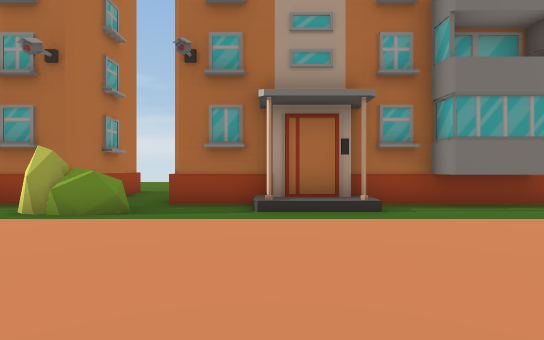
view 1 (above)

22 first-person views from a walk through a Unity game level. The camera is 1.4 m above the floor, looks level and sees 80° across. The floor is counted in squares, 2 m on a side. Each view is taken from the middle of a square. On the plan, view 1 faces up. The plan holds only what a view shows up to about 10 squares ahead; the rest is blank. The place goes on beyond the plan. The player is left out. Some animated figures are left out. Some surface patterns are stand-ins.

view 2
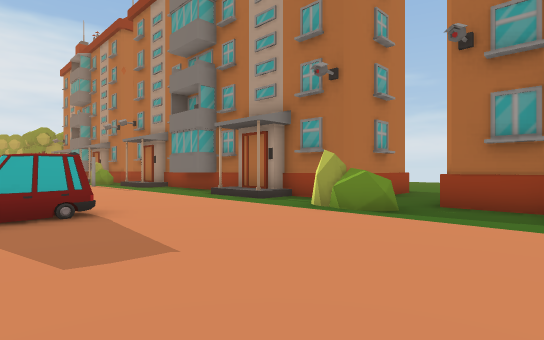

view 3
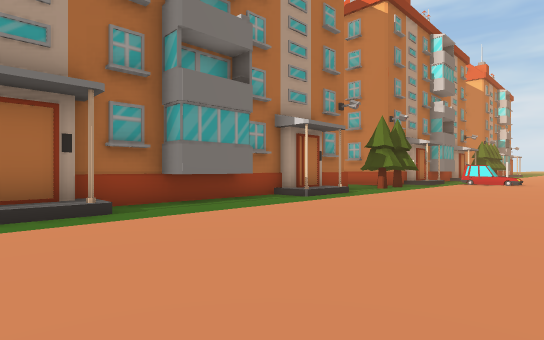

view 4
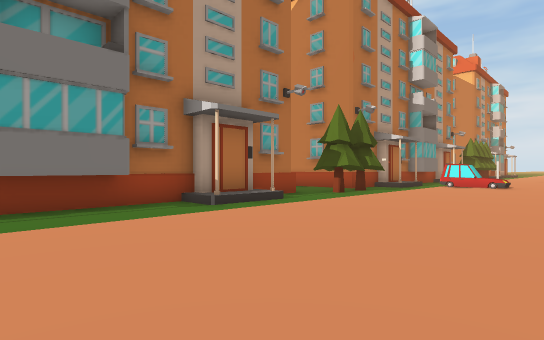

view 5
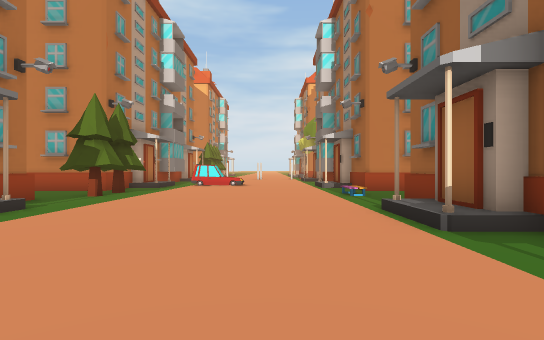

view 6
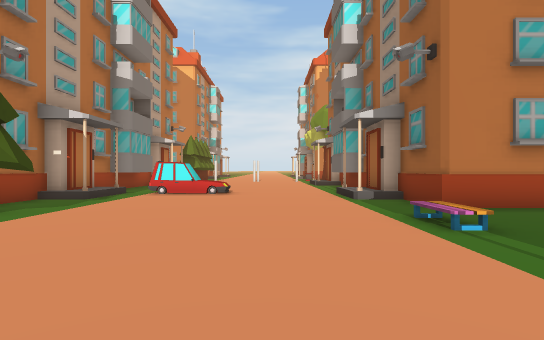

view 7
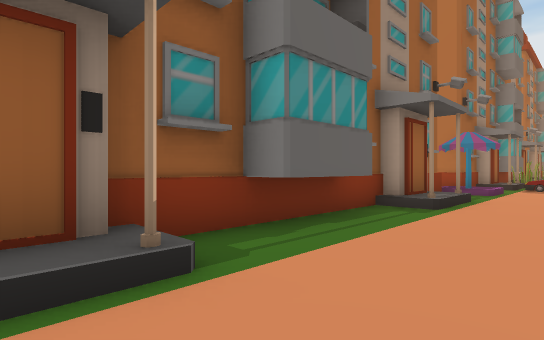

view 8
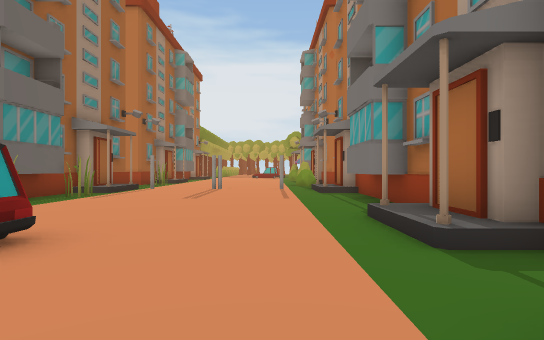

view 9
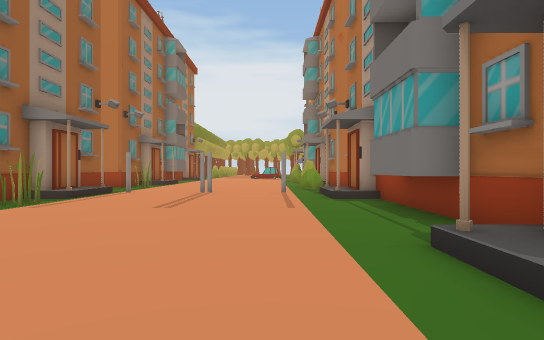

view 10
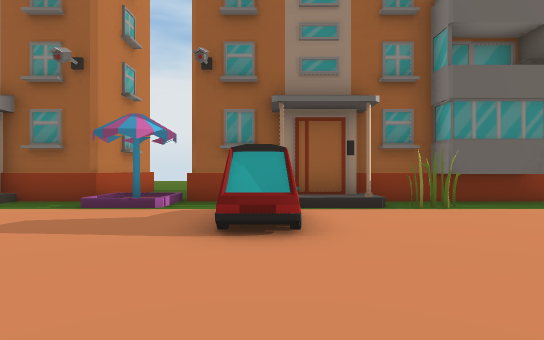

view 11
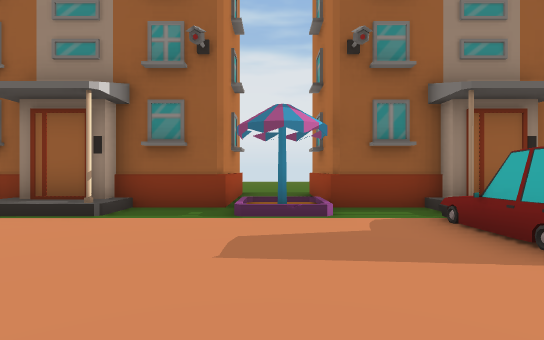

view 12
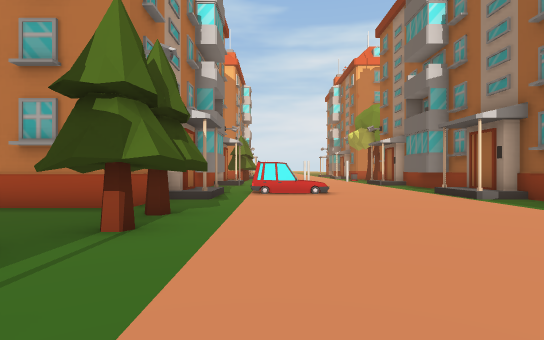

view 13
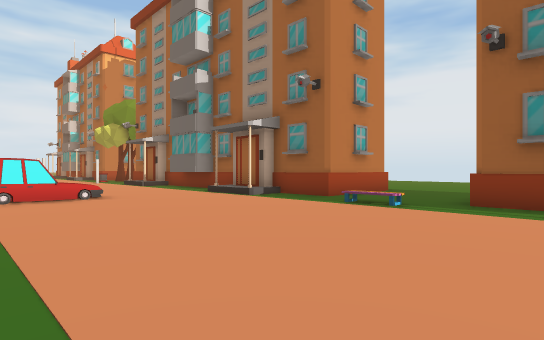

view 14
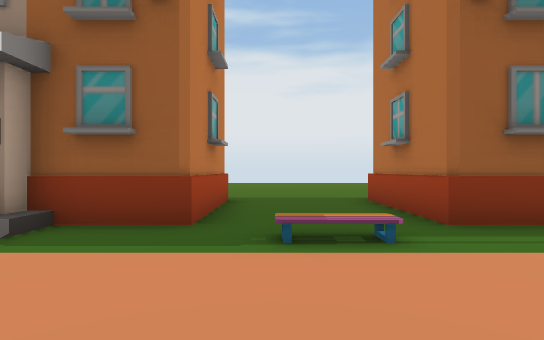

view 15
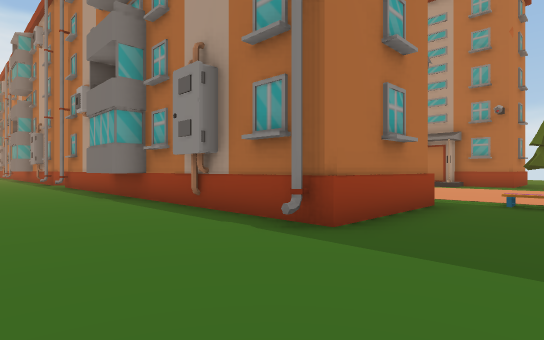

view 16
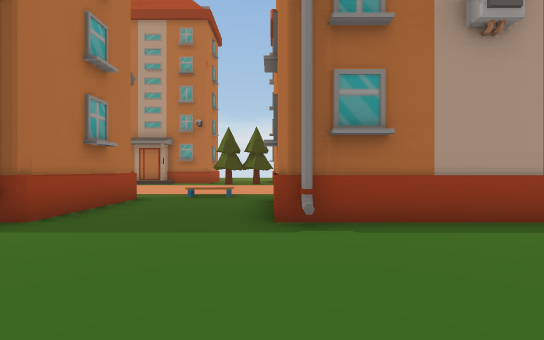

view 17
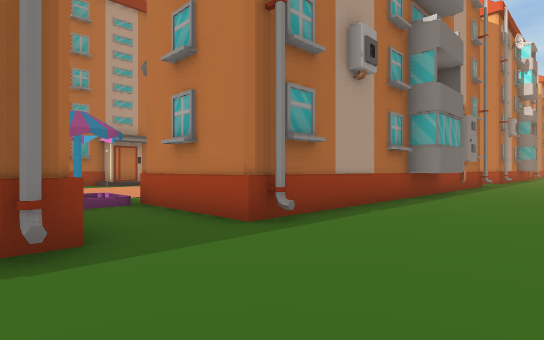

view 18
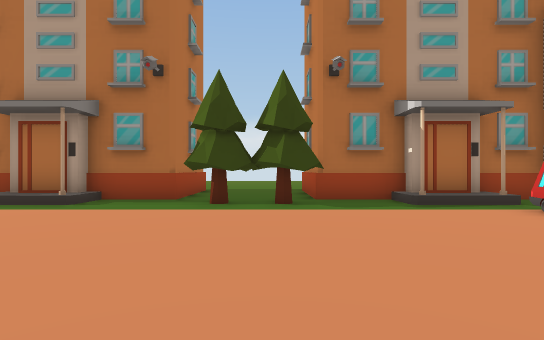

view 19
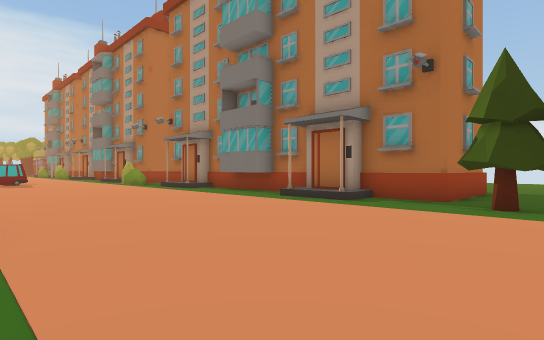

view 20
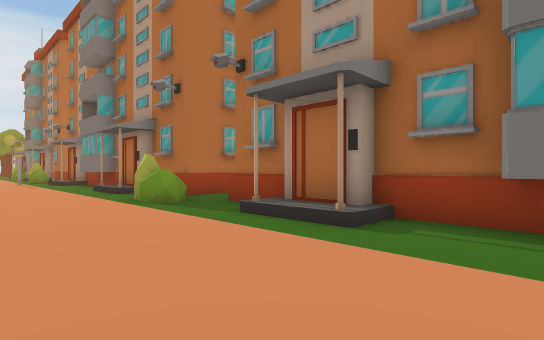

view 21
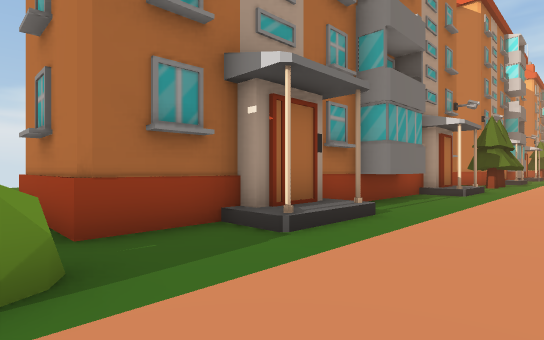

view 22
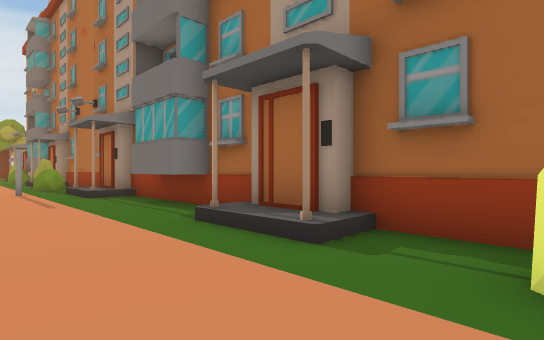

### Floor plan
Key: @ floor where view 1 was taken; # wall or solid block; . main floor; : floor 0.25 m higher than the main floor; / step, stairs or slope; ^ raised ledge; B bush; C car; T tree; Y cylinder; O other object.
Columns run from 15 left of view 1 to 18 right of it. Each row starts with its distance up from view 1.
 11                           ..
 10            #.#           #..
  9            #.#           #...#
  8            #.#           #...#
  7  #^#^^#^#^##.##^#^#^^#^#^##..#####
  6 #::.##.:::.BB..::..##.::..TTTT.::#
  5 ............B..............TT.....
  4 Y................................C
  3 .................................
  2 O.................................
  1 .........C........................
  0 O........C.....@..................
 -1 #//O..O#//.//..///....///......//#
 -2 ^#^####^#^^//####^####^#^^...##^#^
 -3            ^.#           #...#
 -4            #.#           #...#
 -5           ^^.# ###    ####...^^###
 -6           #..##...####...#....#..
 -7           .......................
 -8           ......................
 -9           ......       ........
-10                              .

Positions as (right, up) in squares from view 1, and headings:
1: (0, 0), facing up
2: (0, 0), facing up-left
3: (0, 0), facing up-right
4: (3, 0), facing up-right
5: (3, 1), facing right
6: (8, 1), facing right
7: (8, 1), facing down-left
8: (-3, 4), facing left
9: (-5, 4), facing left
10: (-6, 5), facing down
11: (-3, 4), facing down
12: (8, 4), facing right
13: (9, 5), facing down-right
14: (13, 2), facing down
15: (13, -9), facing up-left
16: (14, -10), facing up
17: (-5, -9), facing up-right
18: (13, -1), facing up
19: (13, -1), facing up-left
20: (4, 2), facing up-left
21: (-3, 3), facing up-right
22: (-4, 3), facing up-left
